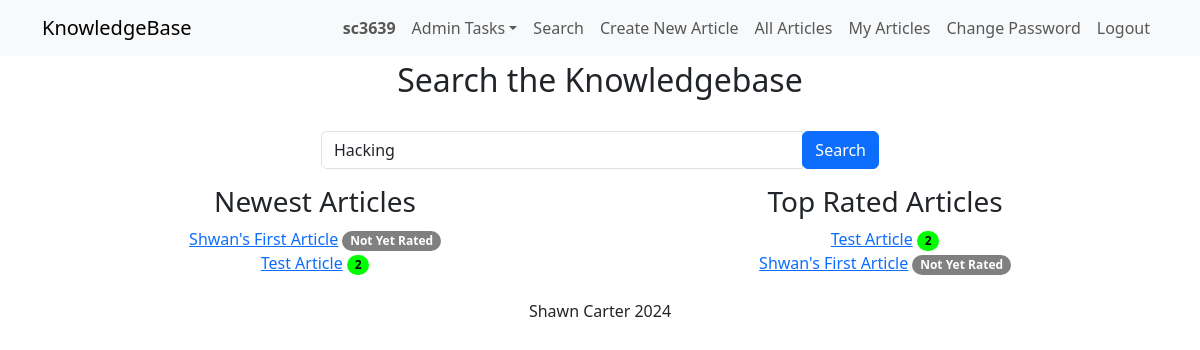
Page /?search=Hacking (signed in) on the committed database.
### kb_app/models.py (models this page shows)
class KBEntry(models.Model):
    title = models.CharField(max_length=255)
    article = models.TextField()
    created_by = models.ForeignKey(
        User, related_name="created_kb_entries", on_delete=models.SET_NULL, null=True
    )
    created_datetime = models.DateTimeField(auto_now_add=True)
    modified_datetime = models.DateTimeField(null=True, blank=True)
    last_modified_by = models.ForeignKey(
        User, related_name="modified_kb_entries", on_delete=models.SET_NULL, null=True
    )
    deleted_datetime = models.DateTimeField(null=True, blank=True)
    deleted_by = models.ForeignKey(
        User,
        related_name="deleted_kb_entries",
        on_delete=models.SET_NULL,
        null=True,
        blank=True,
    )
    upvotes = models.ManyToManyField(
        User, related_name="upvoted_kb_entries", blank=True
    )
    downvotes = models.ManyToManyField(
        User, related_name="downvoted_kb_entries", blank=True
    )
    rating = models.FloatField(default=0.0)
    views = models.PositiveIntegerField(default=0)
    meta_data = models.ManyToManyField("Tag", blank=True)

### kb_app/views.py (the view)
# urls.py: path("", views.home, name="home"),
@login_required
def home(request):
    search_term = request.GET.get("search", None)
    articles = KBEntry.objects.none()  # Default to no entries
    if search_term is not None:
        search_term = search_term.strip()
        if search_term:
            all_articles = KBEntry.objects.filter(
                deleted_datetime__isnull=True
            )
            articles = [
                article for article in all_articles
                if search_term.lower() in strip_tags(article.article).lower() # match if in article after stripping tags
                or search_term.lower() in article.title.lower() # match if in article title
                or any(search_term.lower() in tag.name.lower() for tag in article.meta_data.all()) # match if in any tags
                or search_term.lower() in article.created_by.username.lower() #match on username
            ]
            for article in articles:
                article.article = strip_tags(article.article.replace("<p>", " ")) # strip tags, as we want to display without in a table
        else:
            articles = KBEntry.objects.filter(deleted_datetime__isnull=True)
            for article in articles:
                article.article = strip_tags(article.article.replace("<p>", " "))
    if len(articles) < 5 or not search_term:
        newest_articles = KBEntry.objects.filter(
            deleted_datetime__isnull=True
        ).order_by("-created_datetime")[:5]
        top_rated_articles = KBEntry.objects.filter(
            deleted_datetime__isnull=True
        ).order_by("-rating")[:5]
    else:
        newest_articles = []
        top_rated_articles = []
    context = {
        "articles": articles, # The articles with tags stripped from article.article
        "newest_articles": newest_articles, # top 5 newest articles
        "top_rated_articles": top_rated_articles, # top 5 rated articles
        "search_term": search_term if search_term is not None else "", # the original search term
    }
    return render(request, "knowledge/home.html", context)

### kb_app/templates/knowledge/home.html (shortened to what this page needs)
{% extends "knowledge/base.html" %}
{% block page_title%}Search the Knowledgebase{% endblock %}
{% block content %}
    <br>
    <div class="mb-3 col-md-6 offset-md-3">
        <form method="GET" class="form-inline">
            <div class="input-group">
                <input type="text" name="search" value="{{ search_term }}" placeholder="Search..." class="form-control" />
                <div class="input-group-append">
                    <button type="submit" class="btn btn-primary">Search</button>
                </div>
            </div>
        </form>
    </div>
    {% if not articles or articles|length < 5 %} <div class="row">
        <div class="col-md-6 text-center">
            <h3>Newest Articles</h3>
            {% for article in newest_articles %}
                <a href="{% url 'article_detail' article.id %}">{{ article.title|truncatechars:50 }}</a>
                {% if article.rating == 0.0 and article.downvotes.count == 0 %}
                <span class="badge rounded-pill badge-norating" aria-label="Not Yet Rated">Not Yet Rated</span>
                {% else %}
                    {% if article.rating >= 75 %}
                    <span class="badge rounded-pill badge-green" aria-label="{{ article.views }} views (Good rating)">{{ article.views }}</span>
                    {% elif article.rating >= 50 %}
                    <span class="badge rounded-pill badge-yellow" aria-label="{{ article.views }} views (Average rating)">{{ article.views }}</span>
                    {% elif article.rating >= 25 %}
                    <span class="badge rounded-pill badge-orange" aria-label="{{ article.views }} views (Below average rating)">{{ article.views }}</span>
                    {% else %}
                    <span class="badge rounded-pill badge-red" aria-label="{{ article.views }} views (Poor rating)">{{ article.views }}</span>
                    {% endif %}
                {% endif %}
                <br>
            {% endfor %}
        </div>
        <div class="col-md-6 text-center">
            <h3>Top Rated Articles</h3>
            {% for article in top_rated_articles %}
                <a href="{% url 'article_detail' article.id %}">{{ article.title|truncatechars:50 }}</a>
                {% if article.rating == 0.0 and article.downvotes.count == 0 %}
                    <span class="badge rounded-pill badge-norating" aria-label="Not Yet Rated">Not Yet Rated</span>
                {% else %}
                    {% if article.rating >= 75 %}
                        <span class="badge rounded-pill badge-green" aria-label="{{ article.views }} views (Good rating)">{{ article.views }}</span>
                    {% elif article.rating >= 50 %}
                        <span class="badge rounded-pill badge-yellow" aria-label="{{ article.views }} views (Average rating)">{{ article.views }}</span>
                    {% elif article.rating >= 25 %}
                        <span class="badge rounded-pill badge-orange" aria-label="{{ article.views }} views (Below average rating)">{{ article.views }}</span>
                    {% else %}
                        <span class="badge rounded-pill badge-red" aria-label="{{ article.views }} views (Poor rating)">{{ article.views }}</span>
                    {% endif %}
                {% endif %}
                <br>
            {% endfor %}
        </div>
    {% endif %}
{% endblock %}

### kb_app/templates/knowledge/base.html (shortened to what this page needs)
<!DOCTYPE html>
<html lang="en">
<head>
    {% load static %}
    <link href="https://cdn.jsdelivr.net/npm/bootstrap@5.3.1/dist/css/bootstrap.min.css" rel="stylesheet" />
    <link rel="stylesheet" href="https://cdn.jsdelivr.net/npm/alertifyjs@1.13.1/build/css/alertify.min.css" />
    <link rel="stylesheet" href="https://cdn.jsdelivr.net/npm/alertifyjs@1.13.1/build/css/themes/default.min.css" />
    <link href="//cdn.quilljs.com/1.3.6/quill.snow.css" rel="stylesheet" />
    <link href="https://cdn.datatables.net/v/bs5/dt-1.13.6/cr-1.7.0/fh-3.4.0/r-2.5.0/sb-1.5.0/datatables.min.css" rel="stylesheet" />
    <link rel="stylesheet" href="{% static 'custom.css' %}" />
</head>
<body>
    <nav class="navbar navbar-light bg-light navbar-expand-md">
        <div class="container">
            <a class="navbar-brand" href="/">KnowledgeBase</a>
            <div class="collapse navbar-collapse" id="navbarResponsive">
                <ul class="navbar-nav ms-auto">
                    {% if user.is_authenticated %}
                        <li class="nav-item">
                            <strong><a class="nav-link">{{ user.username }}</a></strong>
                        </li>
                        {% if user.is_superuser %}
                            <li class="nav-item dropdown">
                                <a class="nav-link dropdown-toggle" id="navbarDropdownMenuLink" role="button"
                                    data-bs-toggle="dropdown" aria-expanded="false">Admin Tasks</a>
                            </li>
                        {% else %}
                            <li class="nav-item">
                                <a class="nav-link" id="logout">(Normal User)</a>
                            </li>
                        {% endif %}
                        <li class="nav-item">
                            <a class="nav-link" href="{% url 'home' %}">Search</a>
                        </li>
                        <li class="nav-item">
                            <a class="nav-link" href="{% url 'create' %}">Create New Article</a>
                        </li>
                        <li class="nav-item">
                            <a class="nav-link" href="{% url 'allarticles' %}">All Articles</a>
                        </li>
                        <li class="nav-item">
                            <a class="nav-link" href="{% url 'my_articles' %}">My Articles</a>
                        </li>
                        <li class="nav-item">
                            <a class="nav-link" href="{% url 'change_password' %}">Change Password</a>
                        </li>
                        <li class="nav-item">
                            <a class="nav-link" id="logout" href="{% url 'confirm_logout' %}">Logout</a>
                        </li>
                    {% endif %}
                </ul>
            </div>
        </div>
    </nav>
    <div class="container">
        <h2 class='title'>{% block page_title %}{% endblock %}</h2>
        {% block content %}{% endblock %}
    </div>
    <br>
    <div class="footer text-center" id="footer">
        Shawn Carter 2024
    </div>
    <br>
</body>
</html>

### static/custom.css (style rules this page uses)
.badge-green { background-color: rgb(0, 255, 0) !important; color: black; }
.badge-norating { background-color: rgb(128, 128, 128) !important; color: white; }
.title { text-align: center; margin-top:5px !important; }

### rows in the picture
KBEntry: title "Shwan's First Article", rating "Not Yet Rated"
KBEntry: title "Test Article", views "2"

### other values in the picture
{{ user.username }} "sc3639"
